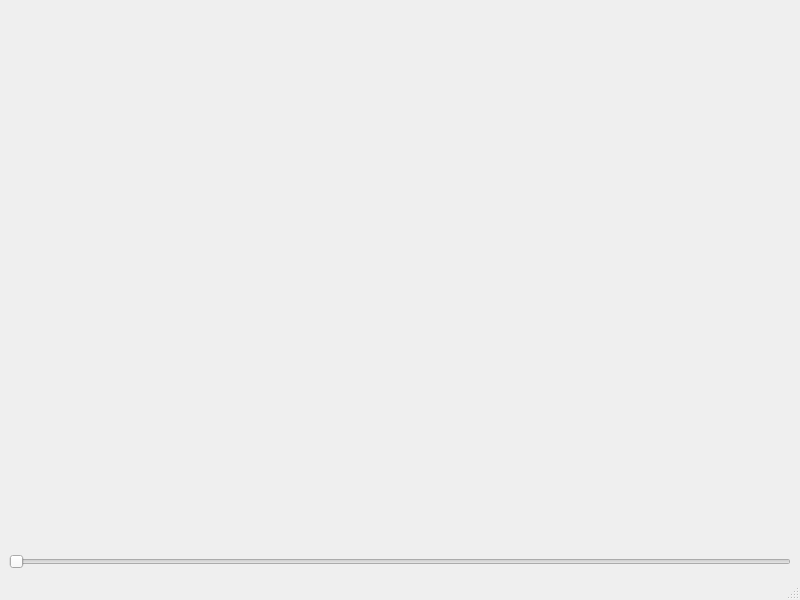
<?xml version="1.0" encoding="UTF-8"?>
<ui version="4.0">
 <class>MainWindow</class>
 <widget class="QMainWindow" name="MainWindow">
  <property name="geometry">
   <rect>
    <x>0</x>
    <y>0</y>
    <width>800</width>
    <height>600</height>
   </rect>
  </property>
  <property name="windowTitle">
   <string>MainWindow</string>
  </property>
  <widget class="QWidget" name="centralwidget">
   <layout class="QVBoxLayout" name="verticalLayout">
    <item>
     <widget class="QCustomPlot" name="customPlot" native="true"/>
    </item>
    <item>
     <widget class="QSlider" name="speedSlider">
      <property name="maximum">
       <number>240</number>
      </property>
      <property name="orientation">
       <enum>Qt::Horizontal</enum>
      </property>
     </widget>
    </item>
   </layout>
  </widget>
  <widget class="QMenuBar" name="menubar">
   <property name="geometry">
    <rect>
     <x>0</x>
     <y>0</y>
     <width>800</width>
     <height>20</height>
    </rect>
   </property>
  </widget>
  <widget class="QStatusBar" name="statusbar"/>
 </widget>
 <customwidgets>
  <customwidget>
   <class>QCustomPlot</class>
   <extends>QWidget</extends>
   <header location="global">qcustomplot.h</header>
   <container>1</container>
  </customwidget>
 </customwidgets>
 <resources/>
 <connections/>
</ui>
